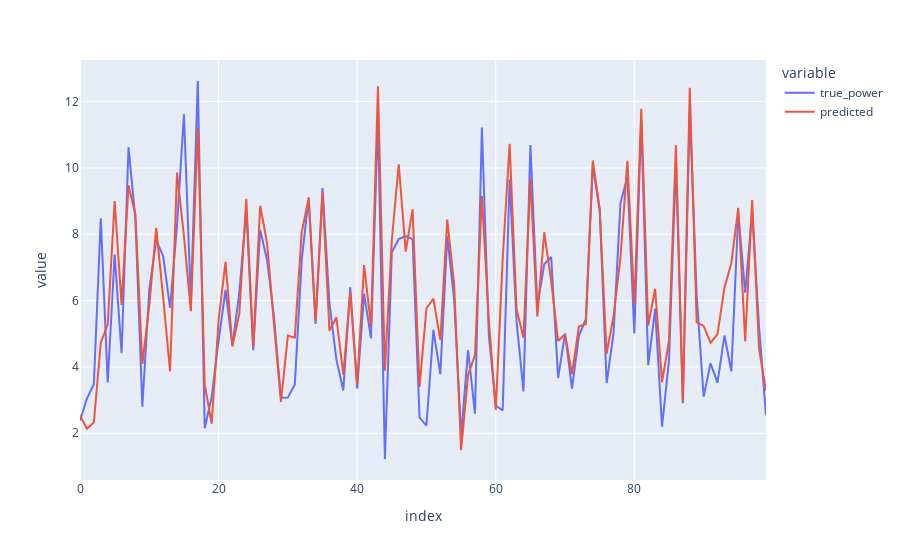

The code cell stored with this chart in its notebook:
### Code cell
px.line(plotting1.head(100), y=['true_power', 'predicted'])
